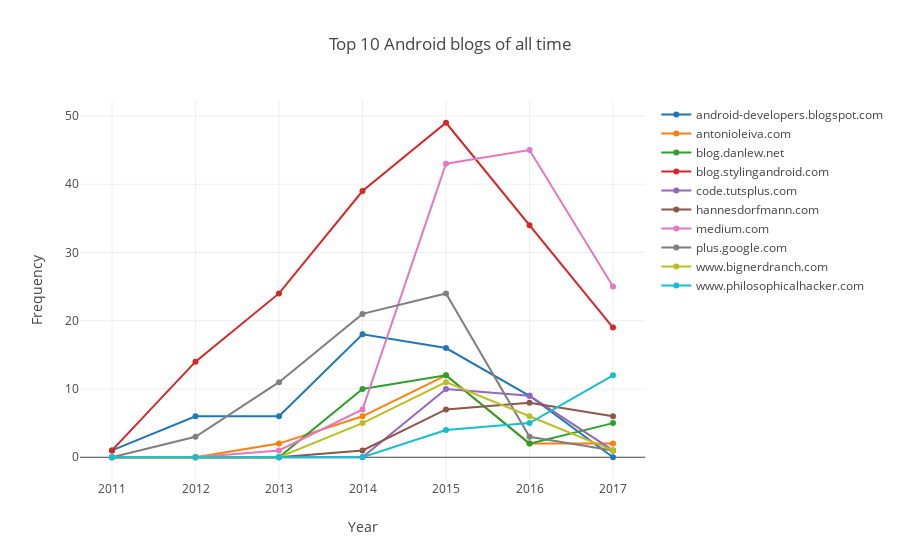

Notebook cell for this chart:
### Code cell
plotly.offline.iplot({
    "data": [{
        'x': top_blogs_by_year.index,
        'y': top_blogs_by_year[col],
        'name': col
        }  for col in top_blogs_by_year.columns],
    "layout": Layout(yaxis=dict(title='Frequency'), xaxis=dict(title='Year'),
        title='Top 10 Android blogs of all time')
    })

### Figure 1 — Plotly figure (JSON) as saved in the notebook; plotly's stock layout.template omitted (floating-point values rounded to 4 significant figures)
{"data": [{"name": "android-developers.blogspot.com", "x": [2011, 2012, 2013, 2014, 2015, 2016, 2017], "y": [1, 6, 6, 18, 16, 9, 0]}, {"name": "antonioleiva.com", "x": [2011, 2012, 2013, 2014, 2015, 2016, 2017], "y": [0, 0, 2, 6, 12, 2, 2]}, {"name": "blog.danlew.net", "x": [2011, 2012, 2013, 2014, 2015, 2016, 2017], "y": [0, 0, 0, 10, 12, 2, 5]}, {"name": "blog.stylingandroid.com", "x": [2011, 2012, 2013, 2014, 2015, 2016, 2017], "y": [1, 14, 24, 39, 49, 34, 19]}, {"name": "code.tutsplus.com", "x": [2011, 2012, 2013, 2014, 2015, 2016, 2017], "y": [0, 0, 0, 0, 10, 9, 1]}, {"name": "hannesdorfmann.com", "x": [2011, 2012, 2013, 2014, 2015, 2016, 2017], "y": [0, 0, 0, 1, 7, 8, 6]}, {"name": "medium.com", "x": [2011, 2012, 2013, 2014, 2015, 2016, 2017], "y": [0, 0, 1, 7, 43, 45, 25]}, {"name": "plus.google.com", "x": [2011, 2012, 2013, 2014, 2015, 2016, 2017], "y": [0, 3, 11, 21, 24, 3, 1]}, {"name": "www.bignerdranch.com", "x": [2011, 2012, 2013, 2014, 2015, 2016, 2017], "y": [0, 0, 0, 5, 11, 6, 1]}, {"name": "www.philosophicalhacker.com", "x": [2011, 2012, 2013, 2014, 2015, 2016, 2017], "y": [0, 0, 0, 0, 4, 5, 12]}], "layout": {"title": "Top 10 Android blogs of all time", "xaxis": {"title": "Year"}, "yaxis": {"title": "Frequency"}}}
